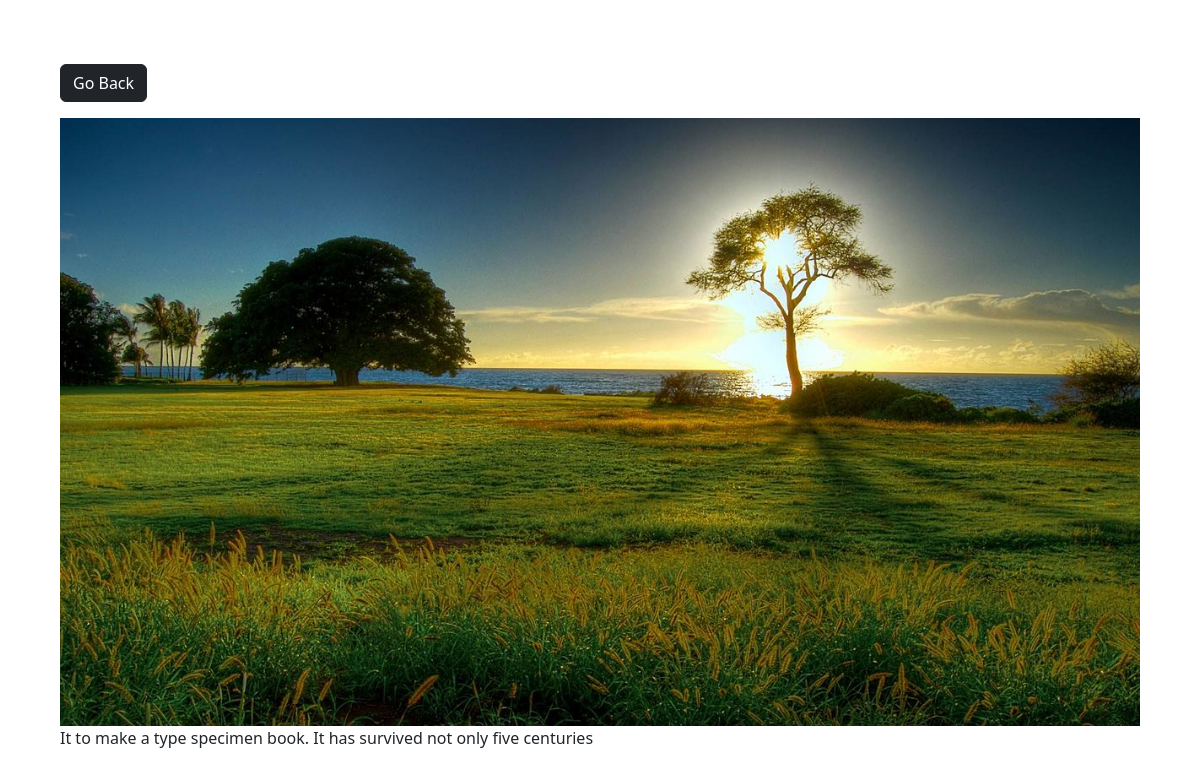
Screenshot of /photo/1/ with the database file from the repository.
### photos/models.py (models this page shows, shortened)
class Photo(models.Model):
    category = models.ForeignKey(Category, on_delete=models.SET_NULL, null=True, blank=True)
    image = models.ImageField(null=False, blank=False)
    description = models.TextField()

### photos/views.py (the view)
# urls.py: path('photo/<str:pk>/', views.viewPhoto, name='photo'),
def viewPhoto(request, pk):
    photo = Photo.objects.get(id=pk)
    return render(request, 'photos/photo.html', {'photo': photo})

### photos/templates/photos/photo.html (shortened to what this page needs)
<!DOCTYPE html>
<html lang="en">
<head>
    <link href="https://cdn.jsdelivr.net/npm/bootstrap@5.2.0/dist/css/bootstrap.min.css" rel="stylesheet">
</head>
<body class="m-5">
    <div class="container">
        <div class="row justify-content-center">
            <div class="col">
                <a href="{% url 'gallery' %}" class="btn btn-dark my-3">Go Back</a>
                <div style="height: 90vh;">
                    <img style="max-width: 100%; max-height: 100%;" src="{{photo.image.url}}">
                    <p>{{photo.description}}</p>
                </div>
            </div>
        </div>
    </div>
</body>
</html>

### rows the page displays
Photo: image (picture), description "It to make a type specimen book. It has survived not only five centuries"
